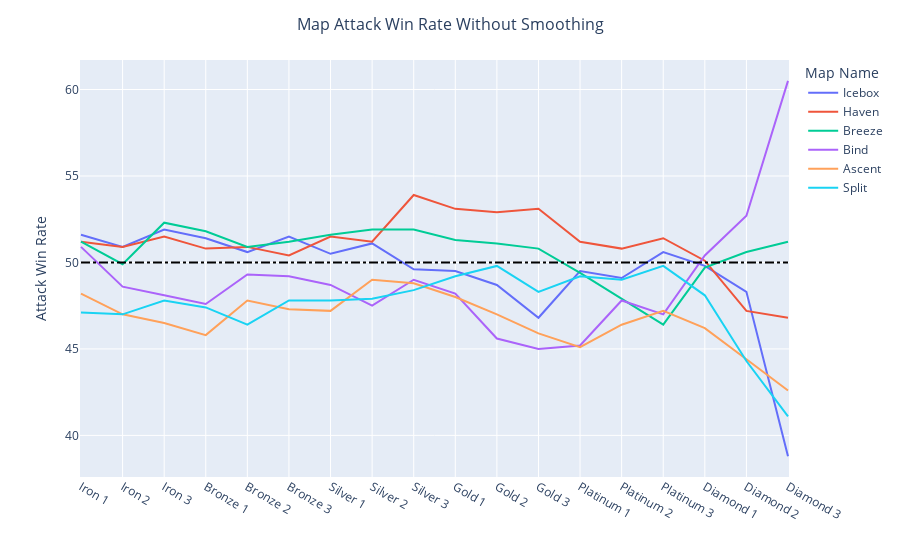

Notebook source saved alongside this figure:
### Code cell
fig = px.line(atkwin_df)
fig.add_shape(type='line',
                x0=0,
                y0=50,
                x1=num_ranks-1,
                y1=50,
                line=dict(color='Black', dash='dashdot'),
                xref='x',
                yref='y'
)
fig.update_layout(
    title={'text': f"Map Attack Win Rate Without Smoothing", 'x': 0.5,
                         'xanchor': 'center', 'font': {'size': 16}},
    xaxis_title="", yaxis_title="Attack Win Rate"
)
fig.show()

### Figure 1 — Plotly figure (JSON) as saved in the notebook; plotly's stock layout.template omitted (floating-point values rounded to 4 significant figures)
{"data": [{"hovertemplate": "Map Name=Icebox<br>index=%{x}<br>value=%{y}<extra></extra>", "legendgroup": "Icebox", "line": {"color": "#636efa", "dash": "solid"}, "marker": {"symbol": "circle"}, "mode": "lines", "name": "Icebox", "orientation": "v", "showlegend": true, "type": "scatter", "x": ["Iron 1", "Iron 2", "Iron 3", "Bronze 1", "Bronze 2", "Bronze 3", "Silver 1", "Silver 2", "Silver 3", "Gold 1", "Gold 2", "Gold 3", "Platinum 1", "Platinum 2", "Platinum 3", "Diamond 1", "Diamond 2", "Diamond 3"], "xaxis": "x", "y": [51.6, 50.9, 51.9, 51.4, 50.6, 51.5, 50.5, 51.1, 49.6, 49.5, 48.7, 46.8, 49.5, 49.1, 50.6, 49.8, 48.3, 38.8], "yaxis": "y"}, {"hovertemplate": "Map Name=Haven<br>index=%{x}<br>value=%{y}<extra></extra>", "legendgroup": "Haven", "line": {"color": "#EF553B", "dash": "solid"}, "marker": {"symbol": "circle"}, "mode": "lines", "name": "Haven", "orientation": "v", "showlegend": true, "type": "scatter", "x": ["Iron 1", "Iron 2", "Iron 3", "Bronze 1", "Bronze 2", "Bronze 3", "Silver 1", "Silver 2", "Silver 3", "Gold 1", "Gold 2", "Gold 3", "Platinum 1", "Platinum 2", "Platinum 3", "Diamond 1", "Diamond 2", "Diamond 3"], "xaxis": "x", "y": [51.2, 50.9, 51.5, 50.8, 50.9, 50.4, 51.5, 51.2, 53.9, 53.1, 52.9, 53.1, 51.2, 50.8, 51.4, 50.1, 47.2, 46.8], "yaxis": "y"}, {"hovertemplate": "Map Name=Breeze<br>index=%{x}<br>value=%{y}<extra></extra>", "legendgroup": "Breeze", "line": {"color": "#00cc96", "dash": "solid"}, "marker": {"symbol": "circle"}, "mode": "lines", "name": "Breeze", "orientation": "v", "showlegend": true, "type": "scatter", "x": ["Iron 1", "Iron 2", "Iron 3", "Bronze 1", "Bronze 2", "Bronze 3", "Silver 1", "Silver 2", "Silver 3", "Gold 1", "Gold 2", "Gold 3", "Platinum 1", "Platinum 2", "Platinum 3", "Diamond 1", "Diamond 2", "Diamond 3"], "xaxis": "x", "y": [51.2, 49.9, 52.3, 51.8, 50.9, 51.2, 51.6, 51.9, 51.9, 51.3, 51.1, 50.8, 49.4, 47.9, 46.4, 49.7, 50.6, 51.2], "yaxis": "y"}, {"hovertemplate": "Map Name=Bind<br>index=%{x}<br>value=%{y}<extra></extra>", "legendgroup": "Bind", "line": {"color": "#ab63fa", "dash": "solid"}, "marker": {"symbol": "circle"}, "mode": "lines", "name": "Bind", "orientation": "v", "showlegend": true, "type": "scatter", "x": ["Iron 1", "Iron 2", "Iron 3", "Bronze 1", "Bronze 2", "Bronze 3", "Silver 1", "Silver 2", "Silver 3", "Gold 1", "Gold 2", "Gold 3", "Platinum 1", "Platinum 2", "Platinum 3", "Diamond 1", "Diamond 2", "Diamond 3"], "xaxis": "x", "y": [50.9, 48.6, 48.1, 47.6, 49.3, 49.2, 48.7, 47.5, 49, 48.2, 45.6, 45, 45.2, 47.8, 47, 50.4, 52.7, 60.5], "yaxis": "y"}, {"hovertemplate": "Map Name=Ascent<br>index=%{x}<br>value=%{y}<extra></extra>", "legendgroup": "Ascent", "line": {"color": "#FFA15A", "dash": "solid"}, "marker": {"symbol": "circle"}, "mode": "lines", "name": "Ascent", "orientation": "v", "showlegend": true, "type": "scatter", "x": ["Iron 1", "Iron 2", "Iron 3", "Bronze 1", "Bronze 2", "Bronze 3", "Silver 1", "Silver 2", "Silver 3", "Gold 1", "Gold 2", "Gold 3", "Platinum 1", "Platinum 2", "Platinum 3", "Diamond 1", "Diamond 2", "Diamond 3"], "xaxis": "x", "y": [48.2, 47, 46.5, 45.8, 47.8, 47.3, 47.2, 49, 48.8, 48, 47, 45.9, 45.1, 46.4, 47.2, 46.2, 44.4, 42.6], "yaxis": "y"}, {"hovertemplate": "Map Name=Split<br>index=%{x}<br>value=%{y}<extra></extra>", "legendgroup": "Split", "line": {"color": "#19d3f3", "dash": "solid"}, "marker": {"symbol": "circle"}, "mode": "lines", "name": "Split", "orientation": "v", "showlegend": true, "type": "scatter", "x": ["Iron 1", "Iron 2", "Iron 3", "Bronze 1", "Bronze 2", "Bronze 3", "Silver 1", "Silver 2", "Silver 3", "Gold 1", "Gold 2", "Gold 3", "Platinum 1", "Platinum 2", "Platinum 3", "Diamond 1", "Diamond 2", "Diamond 3"], "xaxis": "x", "y": [47.1, 47, 47.8, 47.4, 46.4, 47.8, 47.8, 47.9, 48.4, 49.2, 49.8, 48.3, 49.2, 49, 49.8, 48.1, 44.3, 41.1], "yaxis": "y"}], "layout": {"legend": {"title": {"text": "Map Name"}, "tracegroupgap": 0}, "margin": {"t": 60}, "shapes": [{"line": {"color": "Black", "dash": "dashdot"}, "type": "line", "x0": 0, "x1": 17, "xref": "x", "y0": 50, "y1": 50, "yref": "y"}], "title": {"font": {"size": 16}, "text": "Map Attack Win Rate Without Smoothing", "x": 0.5, "xanchor": "center"}, "xaxis": {"anchor": "y", "domain": [0, 1], "title": {"text": ""}}, "yaxis": {"anchor": "x", "domain": [0, 1], "title": {"text": "Attack Win Rate"}}}}
